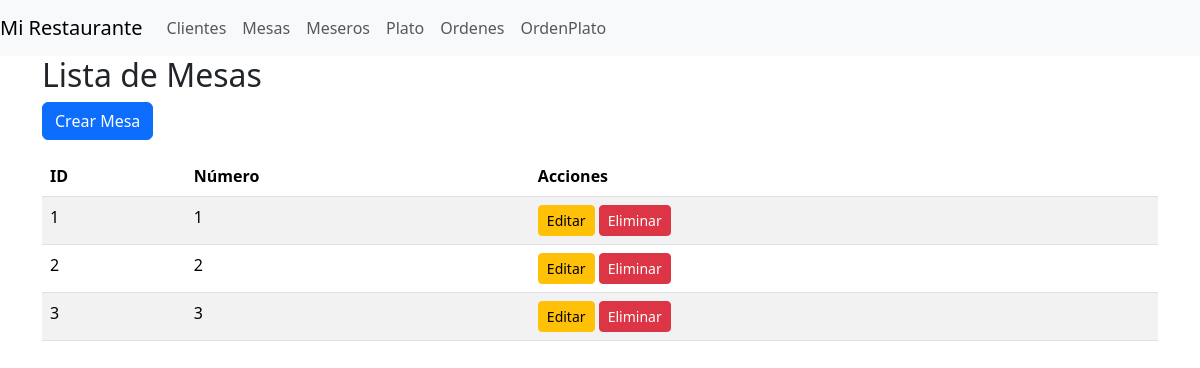
The app's page /restaurante/mesas/, older data.
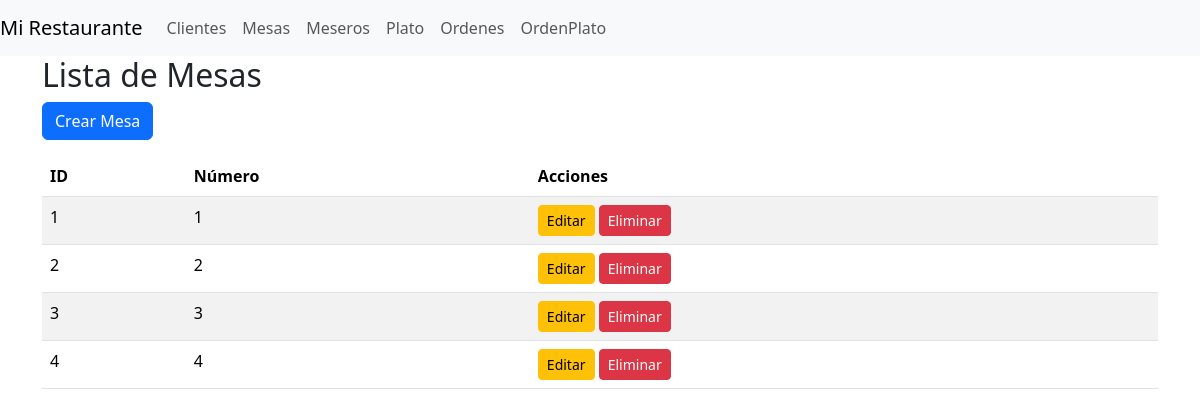
The same page, newer data.
### restaurante/models/mesa.py (models this page shows, shortened)
class Mesa(models.Model):
    numero = models.IntegerField(unique=True)

### restaurante/views/mesa_views.py (the view)
# urls.py: path("mesas/", views.mesas_list, name="mesas"),
def mesas_list(request):
    mesas = Mesa.objects.all()
    return render(request, "restaurante/mesas/list.html", {"mesas": mesas})

### templates/restaurante/mesas/list.html
{% extends 'restaurante/base.html' %}
    {% block content %}
        <div class="container">
            <h2>Lista de Mesas</h2>
            <a href="{% url 'mesas_create' %}" class="btn btn-primary mb-3">Crear Mesa</a>
            <table class="table table-striped">
                <thead>
                    <tr>
                        <th>ID</th>
                        <th>Número</th>
                        <th>Acciones</th>
                    </tr>
                </thead>
                <tbody>
                    {% for mesa in mesas %}
                    <tr>
                        <td>{{ mesa.id }}</td>
                        <td>{{ mesa.numero }}</td>
                        <td>
                            <a href="{% url 'mesas_update' mesa.id %}" class="btn btn-warning btn-sm">Editar</a>
                            <a href="{% url 'mesas_delete' mesa.id %}" class="btn btn-danger btn-sm">Eliminar</a>
                        </td>
                    </tr>
                    {% endfor %}
                </tbody>
            </table>
        </div>
    {% endblock %}

Row changes from the older to the newer data that the page shows:
added Mesa: id "4", numero "4"
